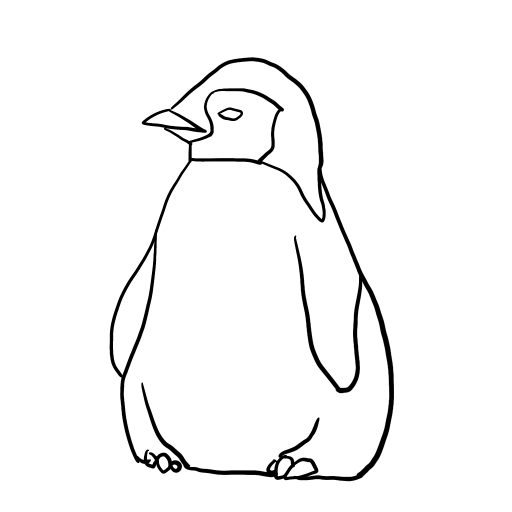
#> input picture data/data/images/archive/sketch/baby_penguin/penguin_style1.png, 1024 x 1024 px (shown at 1/2 size); its folder holds only this picture in this run
$ python -i img.py   (imports and definitions only)
#> lines starting #> are read from the running program, lines starting #| are printed output that depends on the picture; after the words box and inside, x2 and y2 are one past the last pixel; in counts of white or black regions, pixels touching at a corner belong together
from PIL import Image, ImageOps
import matplotlib.pyplot as plt
import requests
import os
import numpy as np
import argparse

img_res = 1024
img_size = (img_res, img_res)


# [8 lines left out: function calculate_bbox, not called in this run]


def invert_sketch(image):
    return ImageOps.invert(image)


# [7 lines left out: function load_mask_image, not called in this run]


def load_mask_np_bool_array(image_path, shape=None, verbose=False):
#> called with verbose = False
    image = Image.open(image_path)
#> image is the input picture: PIL image 1024x1024 RGBA; mean R, G, B, A 246.1, 246.1, 246.1, 255
    # image = image.resize(img_size)
    image = image.convert("L")
#> image: PIL image 1024x1024 L
    if shape is None:
        image = image.resize(img_size)
    else:
        image = image.resize(shape)
    if verbose:
        print(f"Loaded mask from path: {image_path}")
    image = np.array(image)
    image = image == 255
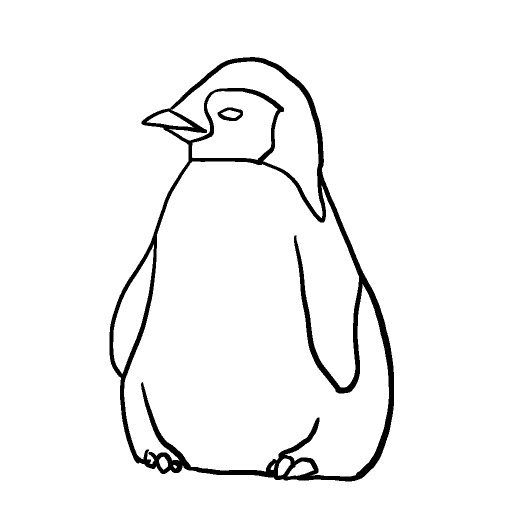
#> image: shape (1024, 1024) bool (shown at 1/2 size); 95.8% white; 2 black regions, box (x1, y1, x2, y2) and area: (219, 114, 788, 963) 43774, (435, 215, 486, 242) 669
    return image


# [31 lines left out: functions load_sketch, load_rgba_image, load_sqr_image, not called in this run]


def load_url_image(image_url):
    image = Image.open(requests.get(image_url, stream=True).raw)
    return image


# [72 lines left out: functions bw_img_path_to_bool_mask_array, save_image_to_path, save_binary_mask_to_path, save_sketch_to_path, parse_masks_from_colorful_annotations, save_masks_to_path, not called in this run]


"""
Testing functions
"""


# [11 lines left out: function test_ann_to_masks, not called in this run]

>>> result = load_mask_np_bool_array('../../data/data/images/archive/sketch/baby_penguin/penguin_style1.png')
